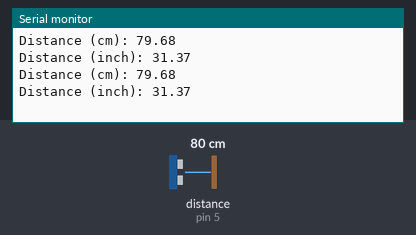
Bench run of a sketch on a simulated Arduino Uno, built with avr-gcc and run on an emulated ATmega328P. Shown: the last lines printed to the serial monitor. Wiring (inferred from the names in the program): ultrasonic range finder: trigger pin 16; echo pin 5. The test bench sets the inputs (shaded band); at power-on: distance to the obstacle (sensor on pin 5) 80 cm. The echo pulse lasts 58.3 µs per cm.

Above: at 1.8 s.
1.9 s: distance to the obstacle (sensor on pin 5) set to 2 cm
At 2.8 s:
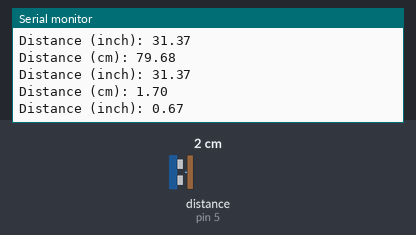
3.4 s: distance to the obstacle (sensor on pin 5) set to 4 cm
At 4.8 s:
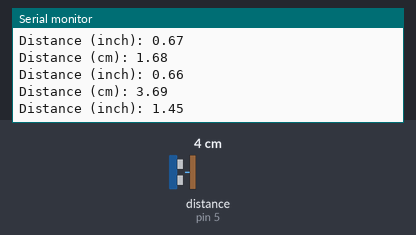
Timing chart, 0 to 6.4 s (numbered marks = the images above; inputs shaded):
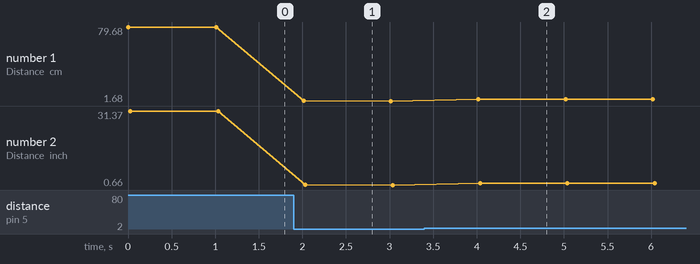

Measured:
- after the input at 1.9 s, the serial monitor: prints a new line after 0.11 s (image 1)
- after the input at 3.4 s, the serial monitor: prints a new line after 0.62 s (image 2)
- plotted number 1: 79.68 → 1.68 after the input at 1.9 s, 1.68 → 3.69 after the input at 3.4 s
- plotted number 2: 31.37 → 0.66 after the input at 1.9 s, 0.66 → 1.45 after the input at 3.4 s

The sketch:

Ultrasonic_Sensor.ino
```cpp
const int trigPin = 16;
const int echoPin = 5;
long duration;
float distanceCm;
float distanceInch;

const float SOUND_VELOCITY = 0.0343;
const float CM_TO_INCH = 0.393701;

void setup() {
  Serial.begin(9600);
  pinMode(trigPin, OUTPUT);
  pinMode(echoPin, INPUT);
}

void loop() {

  digitalWrite(trigPin, LOW);
  delayMicroseconds(2);
  digitalWrite(trigPin, HIGH);
  delayMicroseconds(10);
  digitalWrite(trigPin, LOW);


  duration = pulseIn(echoPin, HIGH);


  distanceCm = (duration * SOUND_VELOCITY) / 2;
  distanceInch = distanceCm * CM_TO_INCH;


  Serial.print("Distance (cm): ");
  Serial.println(distanceCm);
  Serial.print("Distance (inch): ");
  Serial.println(distanceInch);


  delay(1000);
}
```
